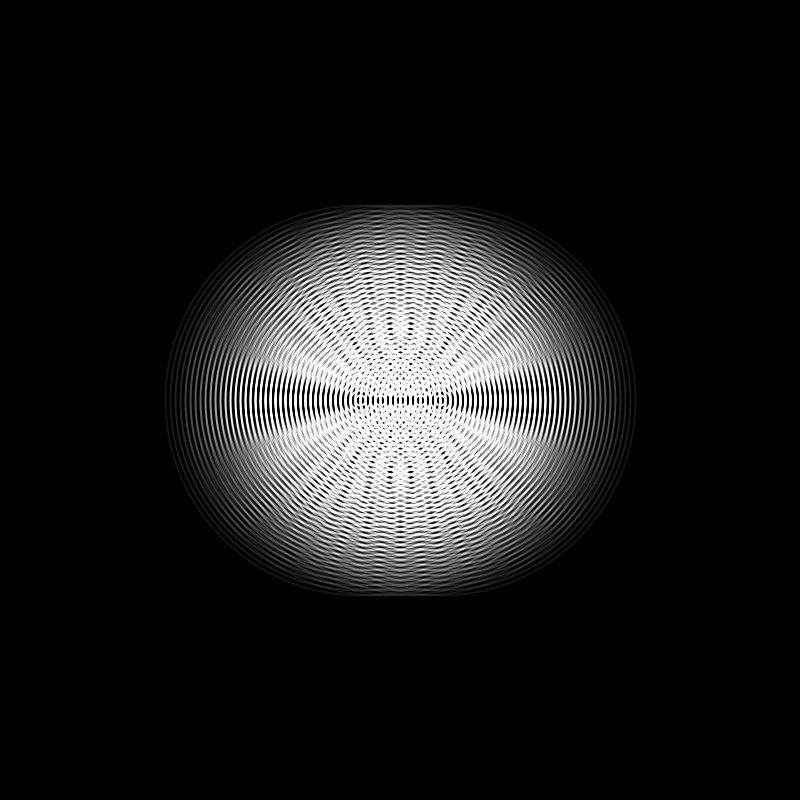
Frame 1 (no input)
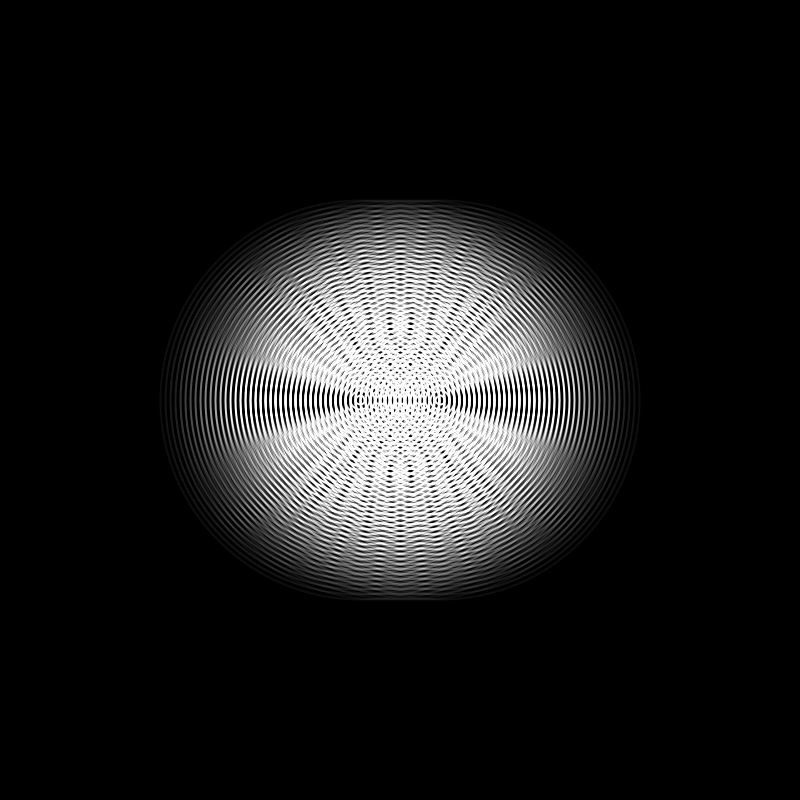
Frame 60 (the mouse pressed at the canvas centre just before this capture)
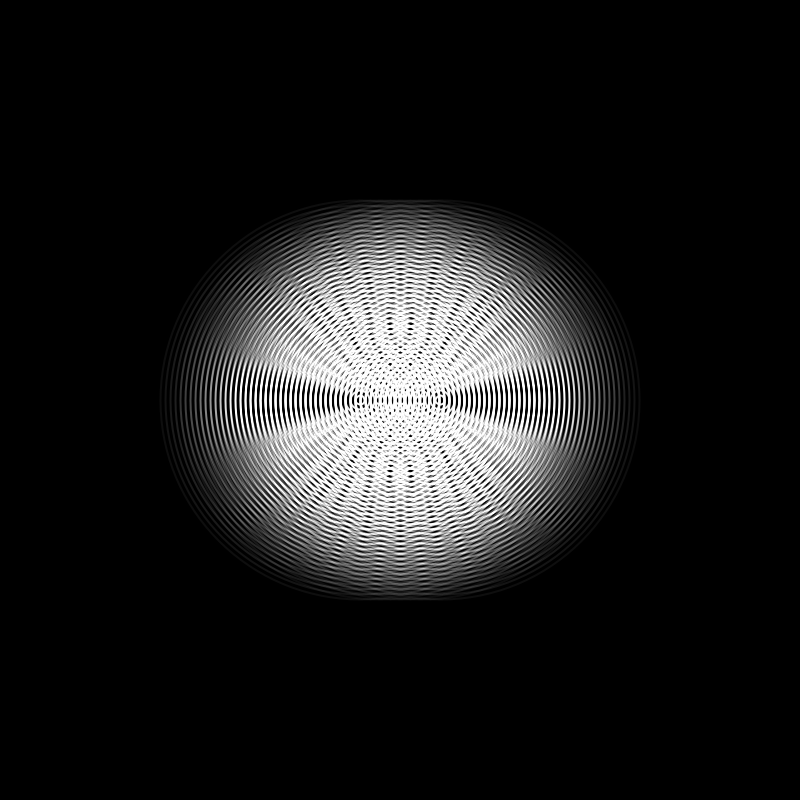
Frame 120 (the mouse held since frame 60 and released just before this capture)

The Processing sketch that drew these frames (run headless with seeded random() and noise(); from frame 60 on, the mouse is pressed at the canvas centre):

// Processing sketch: WaveCircles_EXAMPLE
// ── WaveCircles_EXAMPLE.pde
final int CIRCLESIZE = 400;
final int MAX_ALPHA=255;
final int STEP_RADIUS=10;
final int DELTA_ALPHA=int(MAX_ALPHA/(float(CIRCLESIZE)/STEP_RADIUS));
final float DELTA_RADIUS=1.5;
final float EASING = 0.1;
float cx = 0, cy = 0;

float radStep;

void setup() {
  size(800, 800);
  background(0);
  smooth();
  noFill();

  strokeWeight(2);
  ellipseMode(CENTER);
  
  radStep=0;
}

void draw() {  
  background(0);
  blendMode(ADD);
  //cx += (mouseX - cx)*EASING;
  //cy += (mouseY - cy)*EASING;
  
  translate(width/2, height/2);

  for (int rad = 0; rad < CIRCLESIZE; rad += STEP_RADIUS) {
    float rad2=(rad+ radStep)%CIRCLESIZE;
    float alphaLevel=MAX_ALPHA - (rad2/STEP_RADIUS)*DELTA_ALPHA;
    stroke(255, alphaLevel);   
    for(float xStep = -40;xStep<41;xStep+=20){
    
    ellipse(xStep, 0, rad2, rad2);
    
    }
   
    //Consider changing the name of i to "rad" for radius
  }

  radStep=(radStep+DELTA_RADIUS);
}
